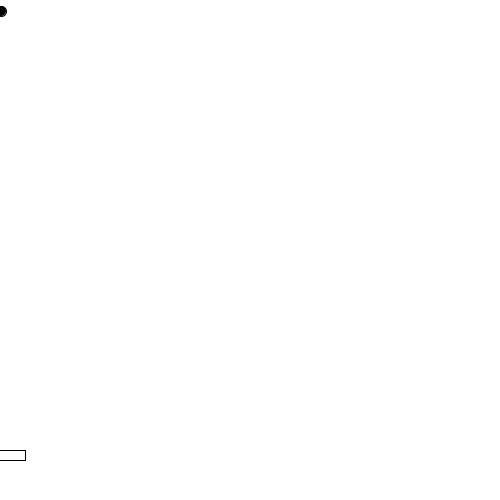
Frame 1 (no input)
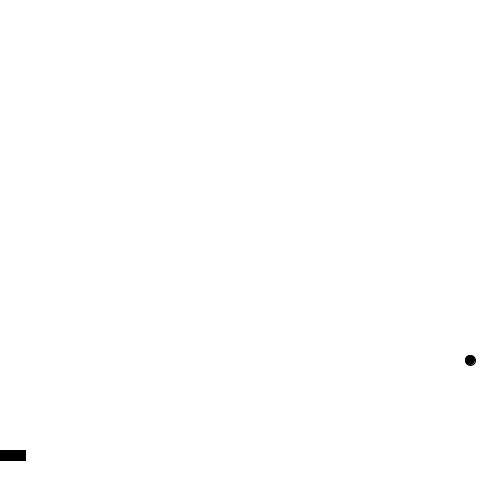
Frame 60 (the mouse pressed at the canvas centre just before this capture)
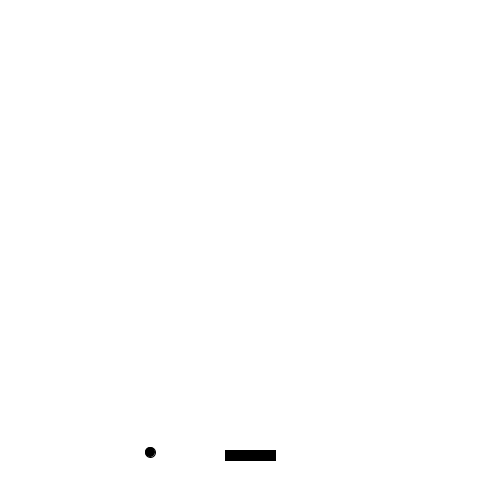
Frame 120 (the mouse held since frame 60 and released just before this capture)

The Processing sketch that drew these frames (run headless with seeded random() and noise(); from frame 60 on, the mouse is pressed at the canvas centre):

// Processing sketch: pong
// ── pong.pde
int ballx = 0;
int xvelocity = 1;
int bally = 10;
int yvelocity = 1;
int rectanglex = mouseX;
void setup(){
 size(500,500);
 background(255,255,255);
}
void draw(){
  rectanglex = mouseX - 25;
  background(255,255,255);
  rect(rectanglex, 450, 50,10);
  bally += yvelocity;
  ballx += xvelocity;
  fill(0,0,0);
  ellipse(ballx,bally,10,10);
  if(ballx == 490){
    xvelocity = -10;
    yvelocity = 2;

}
else if(ballx == 10){
 xvelocity  = 10;
 yvelocity = 7;
}
if(bally < 1){
 yvelocity = 7; 
}
if(bally > 499){
 yvelocity = -7; 
}
if (bally > 450 && bally < 450 + 10 && ballx > rectanglex && ballx < rectanglex + 50){
  yvelocity = -7;
  xvelocity =- 1;
}
}
